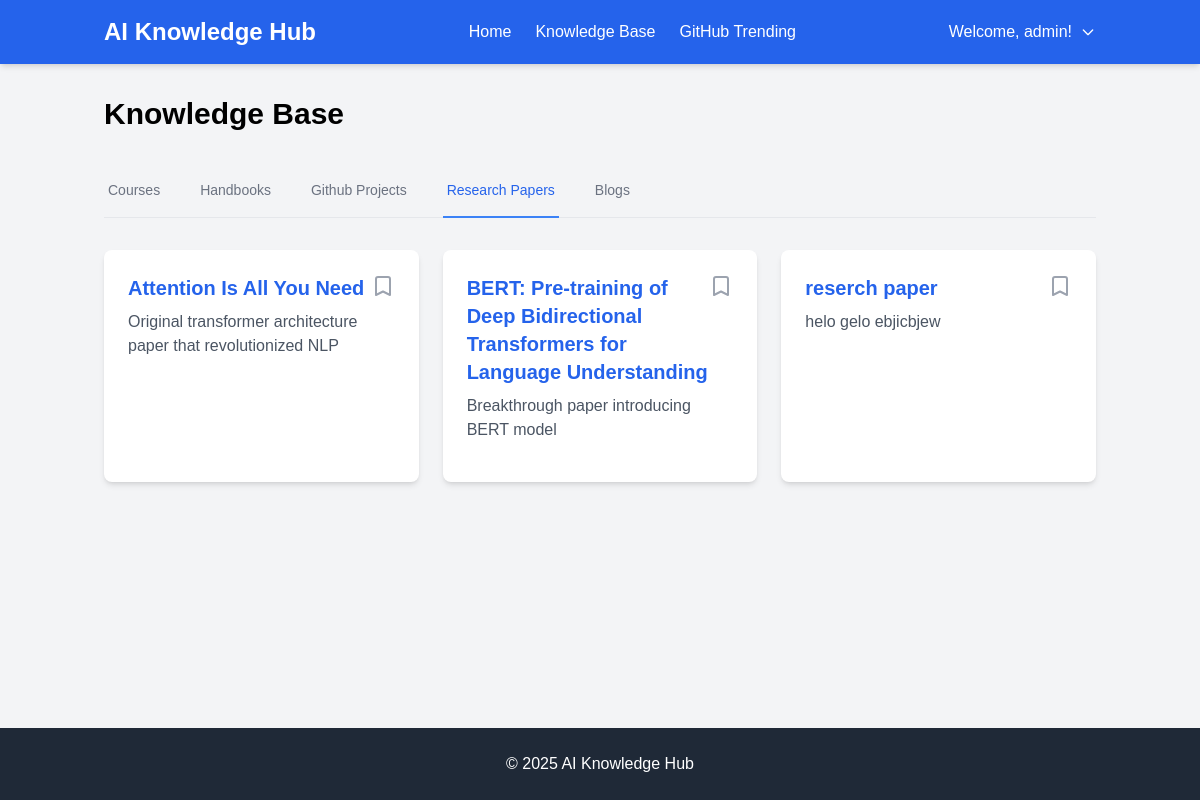
/knowledge-base?tab=research_papers (signed in), run on the app's committed database.
### models.py (models this page shows, shortened)
class User(UserMixin, db.Model):
    id = db.Column(db.Integer, primary_key=True)
    username = db.Column(db.String(80), unique=True, nullable=False)
    email = db.Column(db.String(120), unique=True, nullable=False)
    password_hash = db.Column(db.String(128))
    is_admin = db.Column(db.Boolean, default=False)
    created_at = db.Column(db.DateTime, default=datetime.utcnow)
    bookmarks = db.relationship('Bookmark', backref='user', lazy=True)

class ResearchPaper(db.Model):
    id = db.Column(db.Integer, primary_key=True)
    title = db.Column(db.String(200), nullable=False)
    url = db.Column(db.String(500), nullable=False)
    source = db.Column(db.String(200))
    description = db.Column(db.Text)
    created_at = db.Column(db.DateTime, default=datetime.utcnow)

### app.py (the view)
@app.route('/knowledge-base')
@login_required
def knowledge_base():
    active_tab = request.args.get('tab', 'courses')
    categories = {
        "courses": Course.query.all(),
        "handbooks": Handbook.query.all(),
        "github_projects": GitHubProject.query.all(),
        "research_papers": ResearchPaper.query.all(),
        "blogs": Blog.query.all()
    }
    bookmarks = Bookmark.query.filter_by(
        user_id=current_user.id,
        resource_type=active_tab
    ).all()
    bookmarked_ids = [bookmark.resource_id for bookmark in bookmarks]
    return render_template('knowledge_base.html',
                         categories=categories,
                         active_tab=active_tab,
                         bookmarked_ids=bookmarked_ids)

### app.py (called while the page is built)
@login_manager.user_loader
def load_user(user_id):
    return User.query.get(int(user_id))

def login_required(f):
    @wraps(f)
    def decorated_function(*args, **kwargs):
        if 'user_id' not in session:
            return redirect(url_for('login'))
        return f(*args, **kwargs)
    return decorated_function

### templates/knowledge_base.html (shortened to what this page needs)
{% extends "base.html" %}
{% block content %}
<div class="max-w-7xl mx-auto">
    <h1 class="text-3xl font-bold mb-8">Knowledge Base</h1>
    <div class="border-b border-gray-200 mb-8">
        <nav class="-mb-px flex space-x-8">
            {% for tab in ['courses', 'handbooks', 'github_projects', 'research_papers', 'blogs'] %}
            <a href="{{ url_for('knowledge_base', tab=tab) }}"
               class="{% if active_tab == tab %}border-blue-500 text-blue-600{% else %}border-transparent text-gray-500 hover:text-gray-700 hover:border-gray-300{% endif %} whitespace-nowrap py-4 px-1 border-b-2 font-medium text-sm">
                {{ tab.replace('_', ' ').title() }}
            </a>
            {% endfor %}
        </nav>
    </div>
    <div class="grid grid-cols-1 md:grid-cols-2 lg:grid-cols-3 gap-6">
        {% for resource in categories[active_tab] %}
        <div class="bg-white rounded-lg shadow-md p-6">
            <div class="flex justify-between items-start">
                <div>
                    <h2 class="text-xl font-semibold mb-2">
                        <a href="{{ resource.url }}" target="_blank" class="text-blue-600 hover:text-blue-800">
                            {{ resource.title }}
                        </a>
                    </h2>
                    <p class="text-gray-600 mb-4">{{ resource.description }}</p>
                </div>
                {% set is_bookmarked = resource.id in bookmarked_ids %}
                <form action="{{ url_for('add_bookmark' if not is_bookmarked else 'remove_bookmark', resource_type=active_tab, resource_id=resource.id) }}" method="POST">
                    <button type="submit" class="text-{{ 'blue-600' if is_bookmarked else 'gray-400' }} hover:text-blue-600">
                        <svg class="w-6 h-6" fill="{{ 'currentColor' if is_bookmarked else 'none' }}" stroke="currentColor" viewBox="0 0 24 24">
                            <path stroke-linecap="round" stroke-linejoin="round" stroke-width="2" d="M5 5a2 2 0 012-2h10a2 2 0 012 2v16l-7-3.5L5 21V5z"></path>
                        </svg>
                    </button>
                </form>
            </div>
        </div>
        {% endfor %}
    </div>
</div>
{% endblock %}

### templates/base.html (shortened to what this page needs)
<!DOCTYPE html>
<html lang="en">
<head>
    <script src="https://cdn.tailwindcss.com"></script>
</head>
<body class="bg-gray-100 min-h-screen flex flex-col">
    <header class="bg-blue-600 text-white shadow-md">
        <div class="container mx-auto px-4 py-4">
            <div class="flex justify-between items-center">
                <h1 class="text-2xl font-bold">AI Knowledge Hub</h1>
                <nav>
                    <ul class="flex space-x-6">
                        {% if current_user.is_authenticated %}
                        <li><a href="{{ url_for('index') }}" class="hover:text-blue-200 transition-colors">Home</a></li>
                        <li><a href="{{ url_for('knowledge_base') }}" class="hover:text-blue-200 transition-colors">Knowledge Base</a></li>
                        <li><a href="{{ url_for('github_trending') }}" class="hover:text-blue-200 transition-colors">GitHub Trending</a></li>
                        {% else %}
                        <li><a href="{{ url_for('login') }}" class="hover:text-blue-200 transition-colors">Login</a></li>
                        <li><a href="{{ url_for('register') }}" class="hover:text-blue-200 transition-colors">Register</a></li>
                        {% endif %}
                    </ul>
                </nav>
                <div class="relative">
                    {% if current_user.is_authenticated %}
                        <button id="userMenuButton" class="flex items-center space-x-2 hover:text-blue-200 transition-colors">
                            <span>Welcome, {{ current_user.username }}!</span>
                            <svg class="w-4 h-4" fill="none" stroke="currentColor" viewBox="0 0 24 24">
                                <path stroke-linecap="round" stroke-linejoin="round" stroke-width="2" d="M19 9l-7 7-7-7"></path>
                            </svg>
                        </button>
                    {% endif %}
                </div>
            </div>
        </div>
    </header>
    <main class="container mx-auto px-4 py-8 flex-grow">
        {% block content %}{% endblock %}
    </main>
    <footer class="bg-gray-800 text-white py-6">
        <div class="container mx-auto px-4 text-center">
            <p>&copy; 2025 AI Knowledge Hub</p>
        </div>
    </footer>
</body>
</html>

### templates/base.html (style rules this page uses)
body { font-family: Arial, sans-serif; margin: 0; padding: 0; }

### data on the page
User: username "admin"
ResearchPaper: title "Attention Is All You Need", description "Original transformer architecture paper that revolutionized NLP"
ResearchPaper: title "BERT: Pre-training of Deep Bidirectional Transformers for Language Understanding", description "Breakthrough paper introducing BERT model"
ResearchPaper: title "reserch paper", description "helo gelo ebjicbjew"

### other printed values
{{ tab.replace('_', ' ').title() }} "Courses" "Handbooks" "Github Projects" "Research Papers" "Blogs"
